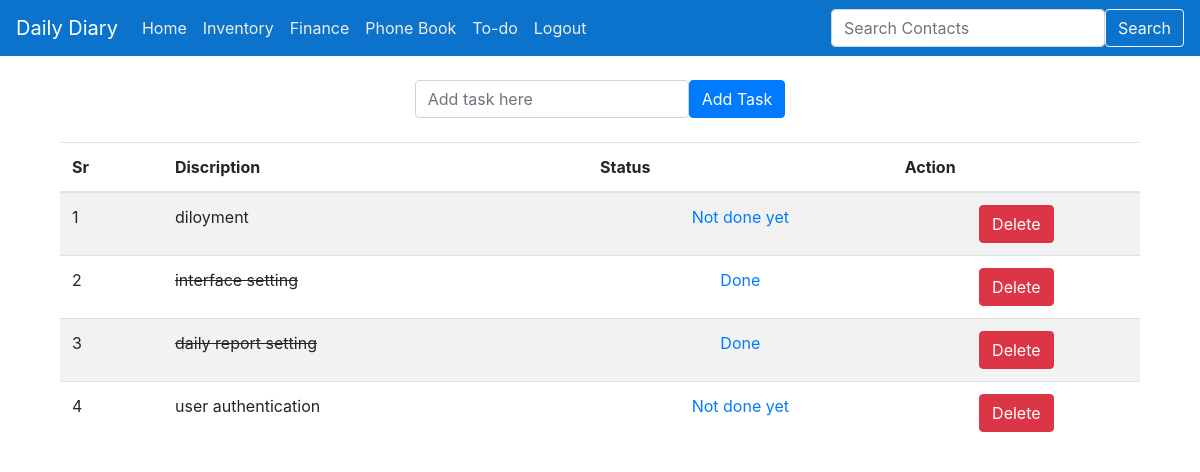
Page /todo/ (signed in) on the earlier database version.
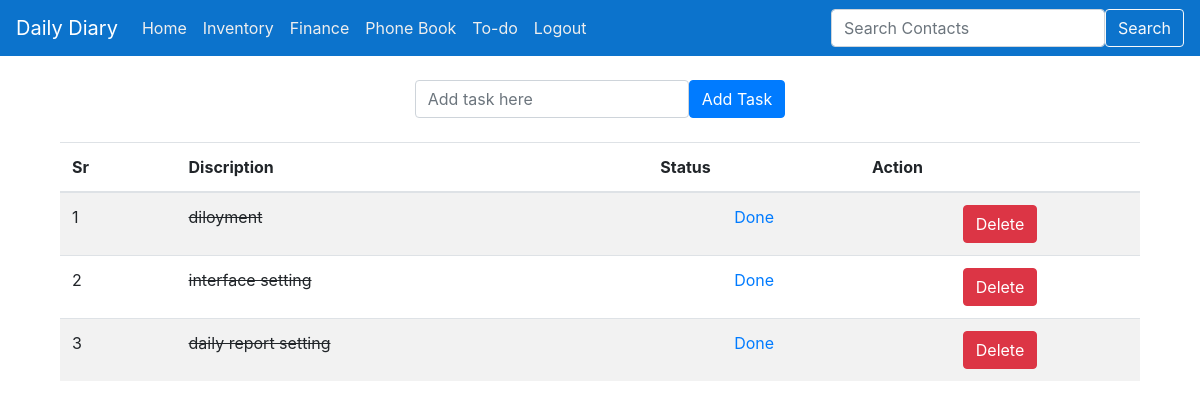
Same page on the later database version.
### blog/models.py (models this page shows, shortened)
class list(models.Model):
    item = models.CharField(max_length=150)
    completed= models.BooleanField(default=False)

### blog/views.py (the view)
# urls.py: path('todo/', views.todo),
@login_required(login_url='/login/')
def todo(request):
    if request.method=='POST':
        form=listform(request.POST or None) ##removed "or none"
        if form.is_valid():
            item = form.cleaned_data['item']
            form.save()
            all_item=list.objects.all()
            messages.success(request, ('Task has been added'))
            return render(request, 'blog/todolist.html',{'all_item':all_item})
    else:
        all_item = list.objects.all()
        return render(request, 'blog/todolist.html',{'all_item':all_item})

### templates/blog/todolist.html (shortened to what this page needs)
<!DOCTYPE html>
{% extends "blog/base.html"%}
{% block body_block %}
<link rel="stylesheet" href="//cdnjs.cloudflare.com/ajax/libs/bootstrap-table/1.10.1/bootstrap-table.min.css">
<br>
<div class="row align-items-center justify-content-center">
  <form class="form-inline" method="post">
  <div class="form-group mb-10">
    <input id="text" name="item" placeholder="Add task here" type="text" required="required" class="form-control">
  </div>
  <button type="submit" class="btn btn-primary mb-10">Add Task</button>
</form>
</div>
<br>
<div class=container>
{% if all_item %}
<table class="css-serial table table-striped " data-toggle="table" data-classes="table table-hover table-condensed"data-striped="true"data-sort-order="desc">
  <thead>
    <tr>
      <th class="th-sm ">Sr</th>
      <th class="th-sm data-field="Name" data-sortable="true">Discription</th>
      <th class="th-sm data-field="Name" data-sortable="true">Status</th>
      <th class="th-sm data-field="Name" data-sortable="true">Action
      </th>
    </tr>
  </thead>
  <tbody>
    {% for things in all_item %}
        {% if things.completed %}
            <tr>
              <td></td>
              <td class="striker">{{things.item}}</td>
              <td><center><a href="/uncross/{{things.id}}">Done</a></center></td>
              <td><center><a href="/deletetodo/{{things.id}}" class="btn btn-danger" onclick="return confirm('Are you sure you want to delete this?');">Delete</a></center></td>
            </tr>
        {% else %}
        <tr>
          <td></td>
          <td>{{things.item}}</td>
          <td><center><a href="/crossoff/{{things.id}}">Not done yet</a></center></td>
          <td><center><a href="/deletetodo/{{things.id}}"  class="btn btn-danger" onclick="return confirm('Are you sure you want to delete this?');">Delete</a></center></td>
        </tr>
      {% endif %}
    {% endfor %}
  </tbody>
      </table>
      {% endif %}
</div>
{% endblock %}

Differences in the rows shown:
removed list: item "user authentication"
changed list "diloyment": completed "Not done yet" → "Done"
